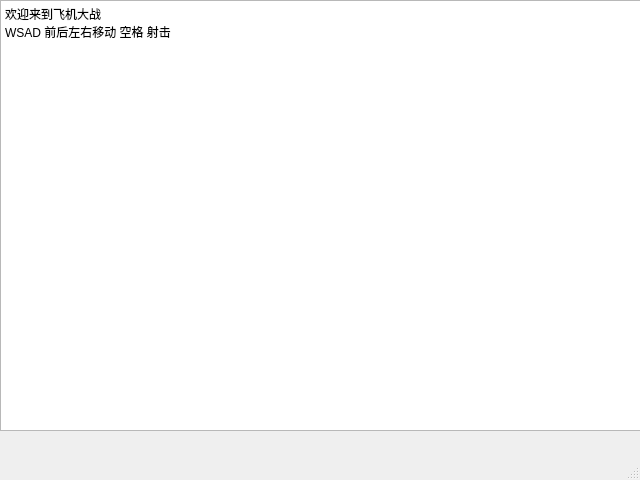
<?xml version="1.0" encoding="UTF-8"?>
<ui version="4.0">
 <class>Intro</class>
 <widget class="QMainWindow" name="Intro">
  <property name="geometry">
   <rect>
    <x>0</x>
    <y>0</y>
    <width>640</width>
    <height>480</height>
   </rect>
  </property>
  <property name="windowTitle">
   <string>MainWindow</string>
  </property>
  <property name="styleSheet">
   <string notr="true"/>
  </property>
  <widget class="QWidget" name="centralwidget">
   <widget class="QWidget" name="verticalLayoutWidget">
    <property name="geometry">
     <rect>
      <x>0</x>
      <y>0</y>
      <width>641</width>
      <height>431</height>
     </rect>
    </property>
    <layout class="QVBoxLayout" name="verticalLayout">
     <item>
      <widget class="QTextBrowser" name="textBrowser">
       <property name="autoFillBackground">
        <bool>false</bool>
       </property>
       <property name="styleSheet">
        <string notr="true"/>
       </property>
       <property name="html">
        <string>&lt;!DOCTYPE HTML PUBLIC &quot;-//W3C//DTD HTML 4.0//EN&quot; &quot;http://www.w3.org/TR/REC-html40/strict.dtd&quot;&gt;
&lt;html&gt;&lt;head&gt;&lt;meta name=&quot;qrichtext&quot; content=&quot;1&quot; /&gt;&lt;style type=&quot;text/css&quot;&gt;
p, li { white-space: pre-wrap; }
&lt;/style&gt;&lt;/head&gt;&lt;body style=&quot; font-family:'SimSun'; font-size:9.07563pt; font-weight:400; font-style:normal;&quot;&gt;
&lt;p style=&quot; margin-top:0px; margin-bottom:0px; margin-left:0px; margin-right:0px; -qt-block-indent:0; text-indent:0px;&quot;&gt;&lt;span style=&quot; font-size:9.07563pt;&quot;&gt;欢迎来到飞机大战&lt;/span&gt;&lt;/p&gt;
&lt;p style=&quot; margin-top:0px; margin-bottom:0px; margin-left:0px; margin-right:0px; -qt-block-indent:0; text-indent:0px;&quot;&gt;&lt;span style=&quot; font-size:9.07563pt;&quot;&gt;WSAD 前后左右移动 空格 射击&lt;/span&gt;&lt;/p&gt;&lt;/body&gt;&lt;/html&gt;</string>
       </property>
       <property name="textInteractionFlags">
        <set>Qt::NoTextInteraction</set>
       </property>
      </widget>
     </item>
    </layout>
   </widget>
  </widget>
  <widget class="QMenuBar" name="menubar">
   <property name="geometry">
    <rect>
     <x>0</x>
     <y>0</y>
     <width>640</width>
     <height>26</height>
    </rect>
   </property>
  </widget>
  <widget class="QStatusBar" name="statusbar"/>
 </widget>
 <resources/>
 <connections/>
</ui>
